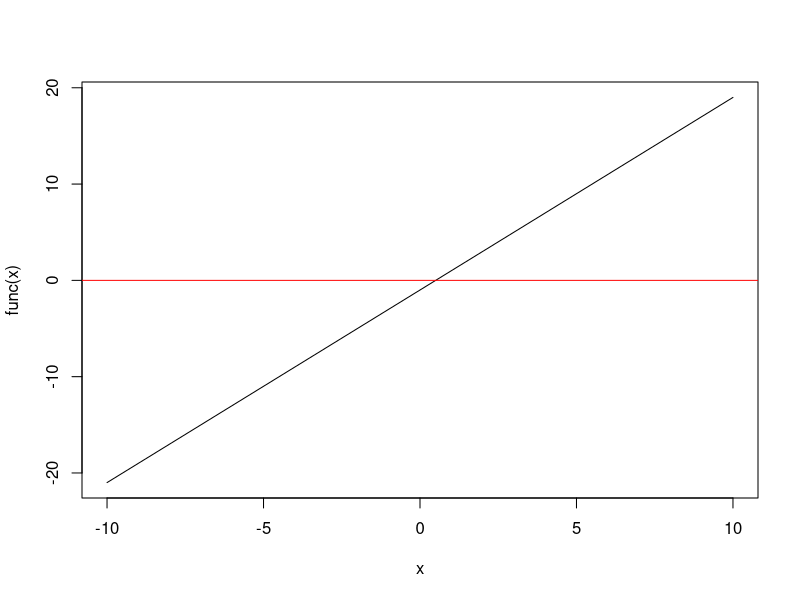
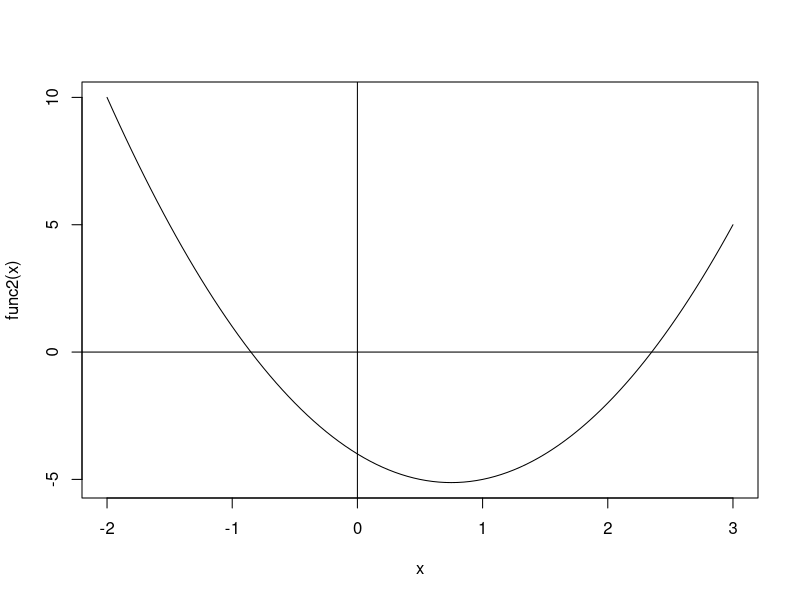

These figures' R source, in order: (Note: this script raises an error after producing the figures.)
x=1:4
z=matrix(x, nrow = 2, byrow = F) #Cria matriz com 2 linhas utilizando o vetor x, ordenando por coluna
z
z=matrix(x, nrow = 2, byrow = T) #Cria matriz com 2 linhas utilizando o vetor x, ordenando por linha
z
solve(z) #Inversa da matriz
t(z)
determinant(z)
D(expression(x^2), 'x')
D(expression(tan(x)*sin(x)^2), 'x')

install.packages("mosaicCalc")

#funcoes 
func=function(x){
  2*x-1
}
func(1)
#curva de -10 a 10
curve(func, -10, 10)
#linha h=horiz. v=vert.
abline(h=0, col='red')

#raiz
uniroot(func, lower = 0, upper = 4)

func2=function(x){
  2*x^2-3*x-4
}
curve(func2, -2, 3)
abline(h=0, v=0)

multiroot(func2, start = c(-1,2))
abline(v=c(-0.850,2.350), col=2)

integrate(func, 0, 2)

#ex1
#Crie uma funcao para a equação
func3=function(x){
  x^2-5*x+6
}
#Faca um grafico para verificar as raizes
curve(func3, 1, 3)
abline(h=0, v=0)

#Determine as raizes 
multiroot(func3, start = c(2,3))
abline(v=c(2, 3), col='green')

#Calcule a àrea entre as raizes
integrate(func3, 2, 3)
